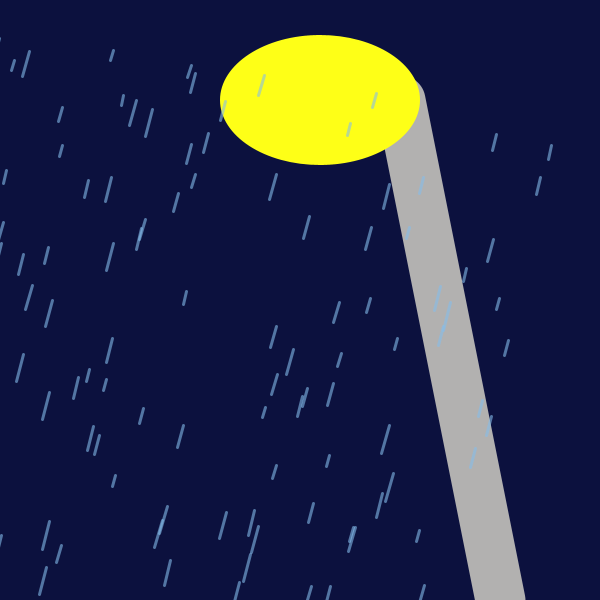
Frame 1 (no input)
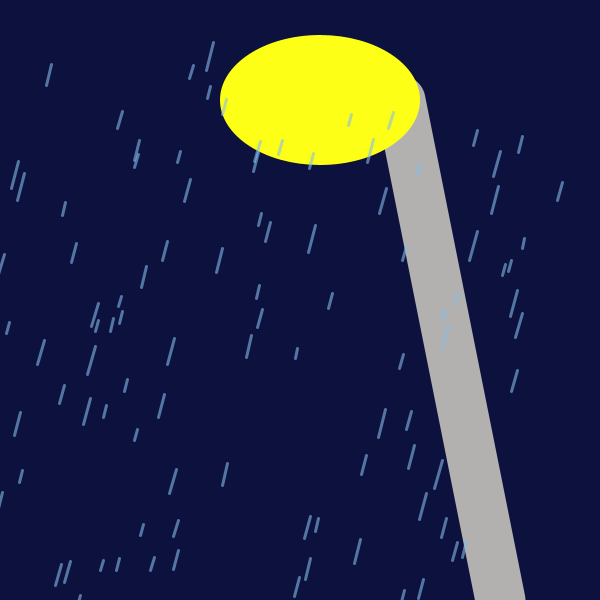
Frame 60 (the mouse pressed at the canvas centre just before this capture)
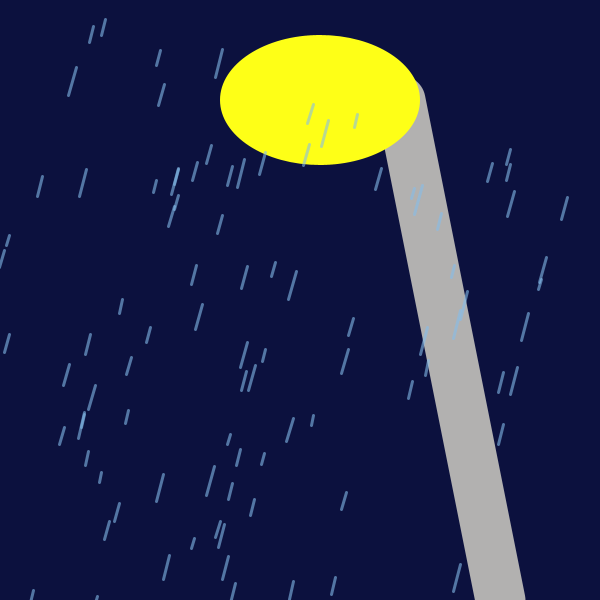
Frame 120 (the mouse held since frame 60 and released just before this capture)

The Processing sketch that drew these frames (run headless with seeded random() and noise(); from frame 60 on, the mouse is pressed at the canvas centre):

// Processing sketch: processing_163539
// ── processing_163539.pde

void setup()
{
  size(600, 600);
  frameRate(15);
}

void draw()
{
  background(#0C113E);
  fill(255);
  noStroke();
  stroke(#B2B1B0);
  strokeWeight(50);
  line(400, 100, 500, 600);
  noStroke();
  fill(#FEFF17);
  
  ellipse(320, 100, 200, 130); 
  rotate(radians(15));
  
  for (float a=0; a<width; a+=5) {
    float rainB = random(0, width);
    float rainC= random (5, 15);

    stroke(#85BDEA, 150);
    strokeWeight(3);
    line ( rainB, a+rainC, rainB, a-rainC);

  }
 
}
